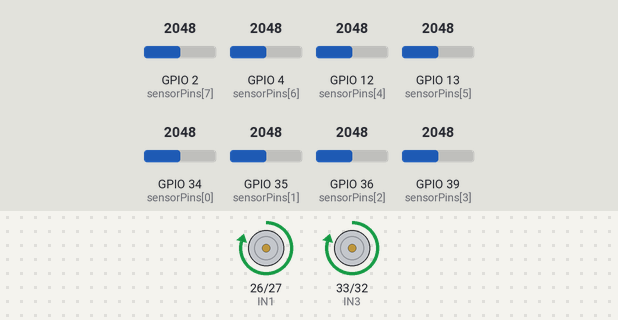
The sketch below on a simulated ESP32. On the bench: motor-driver pin pairs drawn as motors (green arrow = first pin HIGH = forward, orange = second pin HIGH = backward, longer = more drive, scaled by the enable pin). The test bench sets the inputs (shaded band); at power-on: GPIO 2 (sensorPins[7]) = 2048, GPIO 12 (sensorPins[4]) = 2048, GPIO 13 (sensorPins[5]) = 2048, GPIO 34 (sensorPins[0]) = 2048, GPIO 4 (sensorPins[6]) = 2048, GPIO 35 (sensorPins[1]) = 2048, GPIO 36 (sensorPins[2]) = 2048, GPIO 39 (sensorPins[3]) = 2048. What the sketch prints to the serial monitor is not drawn.

Above: at 6.2 s.
6.3 s: GPIO 2 (sensorPins[7]) set to 2118
At 7.4 s:
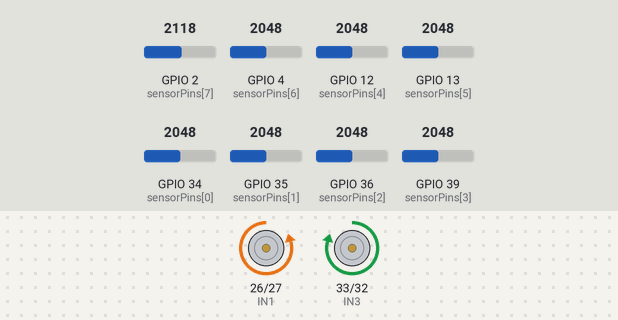
7.8 s: GPIO 12 (sensorPins[4]) set to 2103
At 8.6 s:
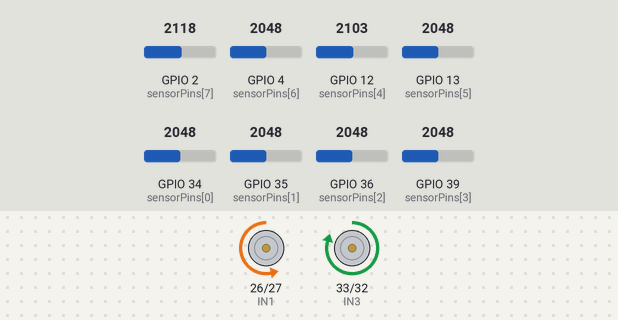
9.3 s: GPIO 13 (sensorPins[5]) set to 2107
At 9.7 s:
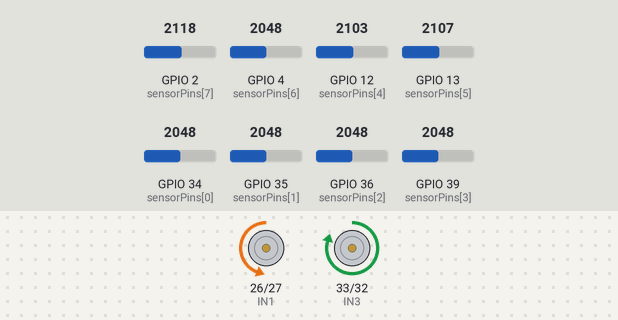
10.8 s: GPIO 34 (sensorPins[0]) set to 2866
At 12.0 s:
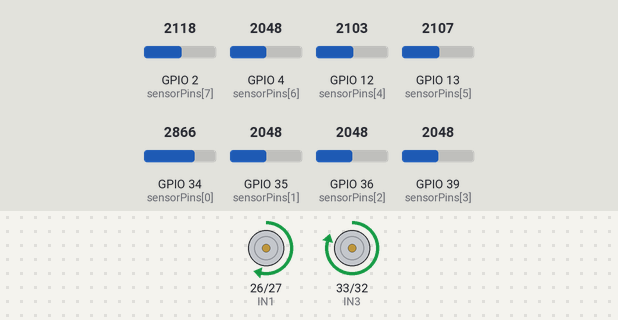
12.3 s: GPIO 4 (sensorPins[6]) set to 2866
At 13.2 s:
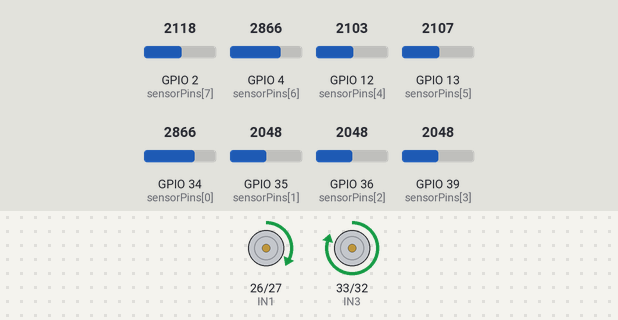
13.8 s: GPIO 35 (sensorPins[1]) set to 2866
At 14.4 s:
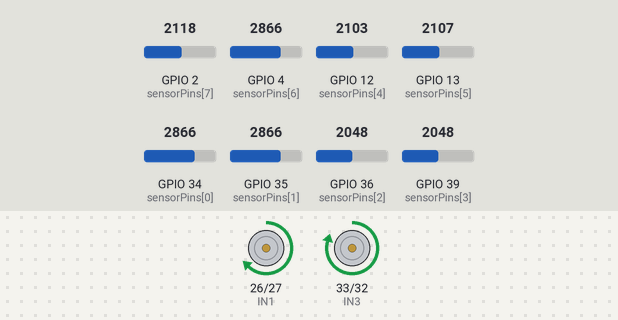
Timing chart, 0 to 16.3 s (numbered marks = the images above; inputs shaded):
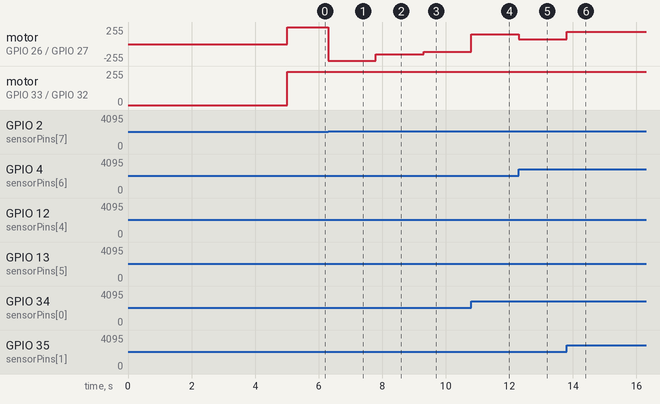

The sketch:

Linefollower_code.ino
```cpp
#include <Arduino.h>
// new perfect runnable code
#define ENA  14
#define IN1  26
#define IN2  27
#define ENB  25
#define IN3  33
#define IN4  32

#define IR_SENSOR_COUNT 8
#define MAX_SPEED 250
#define BASE_SPEED 250  // Increased for higher speed and smoother turns

int sensorPins[IR_SENSOR_COUNT] = {34, 35, 36, 39, 12, 13, 4, 2};
int sensorValues[IR_SENSOR_COUNT];
int sensorMin[IR_SENSOR_COUNT], sensorMax[IR_SENSOR_COUNT], sensorThreshold[IR_SENSOR_COUNT];

float Kp = 2.0;  // Increased for sharper turns
float Ki = 0.0001;  // Prevents integral windup
float Kd = 0.9;  // Helps reduce oscillations

int lastError = 0, totalError = 0;

void calibrateSensors() {
    Serial.println("Calibrating sensors... Move the robot over the track.");
    unsigned long startTime = millis();
    for (int i = 0; i < IR_SENSOR_COUNT; i++) sensorMin[i] = 4095, sensorMax[i] = 0;

    while (millis() - startTime < 5000) { // Faster calibration
        for (int i = 0; i < IR_SENSOR_COUNT; i++) {
            int sensorValue = analogRead(sensorPins[i]);
            sensorMin[i] = min(sensorMin[i], sensorValue);
            sensorMax[i] = max(sensorMax[i], sensorValue);
        }
    }
    for (int i = 0; i < IR_SENSOR_COUNT; i++) {
        sensorThreshold[i] = (sensorMin[i] + sensorMax[i]) / 2;
        Serial.print("Sensor "); Serial.print(i);
        Serial.print(" Threshold: "); Serial.println(sensorThreshold[i]);
    }
    Serial.println("Calibration complete.");
}

int readSensors() {
    int position = 0, weight = 0;
    for (int i = 0; i < IR_SENSOR_COUNT; i++) {
        sensorValues[i] = analogRead(sensorPins[i]) > sensorThreshold[i] ? 1 : 0;
        position += sensorValues[i] * (i * 100);
        weight += sensorValues[i];
    }
    if (weight == 0) return lastError;
    return (position / weight) - ((IR_SENSOR_COUNT - 1) * 50);
}

void setMotorSpeed(int leftSpeed, int rightSpeed) {
    leftSpeed = constrain(leftSpeed, -MAX_SPEED, MAX_SPEED);
    rightSpeed = constrain(rightSpeed, -MAX_SPEED, MAX_SPEED);

    analogWrite(ENA, abs(leftSpeed));
    digitalWrite(IN1, leftSpeed > 0);
    digitalWrite(IN2, leftSpeed <= 0);

    analogWrite(ENB, abs(rightSpeed));
    digitalWrite(IN3, rightSpeed > 0);
    digitalWrite(IN4, rightSpeed <= 0);
}

void setup() {
    Serial.begin(115200);
    pinMode(ENA, OUTPUT); pinMode(IN1, OUTPUT); pinMode(IN2, OUTPUT);
    pinMode(ENB, OUTPUT); pinMode(IN3, OUTPUT); pinMode(IN4, OUTPUT);

    for (int i = 0; i < IR_SENSOR_COUNT; i++) pinMode(sensorPins[i], INPUT);

    calibrateSensors();
}

void loop() {
    int error = readSensors();
    totalError = constrain(totalError + error, -300, 300);
    int deltaError = error - lastError;
    lastError = error;

    int correction = (Kp * error) + (Ki * totalError) + (Kd * deltaError);
    setMotorSpeed(BASE_SPEED - correction, BASE_SPEED + correction);
}
```

Measured:
- the behaviour switches between 2048 and 2049 on GPIO 2 (sensorPins[7]) (found by bisection; images 0 and 1)
- the behaviour switches between 2048 and 2049 on GPIO 12 (sensorPins[4]) (found by bisection; images 1 and 2)
- after the input at 6.3 s, motor on GPIO 26 (IN1) / GPIO 27 (IN2): forward 250/255 → backward 250/255 at once
- after the input at 7.8 s, motor on GPIO 26 (IN1) / GPIO 27 (IN2): backward 250/255 → backward 150/255 at once
- after the input at 9.3 s, motor on GPIO 26 (IN1) / GPIO 27 (IN2): backward 150/255 → backward 116/255 at once
- after the input at 10.8 s, motor on GPIO 26 (IN1) / GPIO 27 (IN2): backward 116/255 → forward 150/255 at once
- after the input at 12.3 s, motor on GPIO 26 (IN1) / GPIO 27 (IN2): forward 150/255 → forward 70/255 at once
- after the input at 13.8 s, motor on GPIO 26 (IN1) / GPIO 27 (IN2): forward 70/255 → forward 184/255 at once
